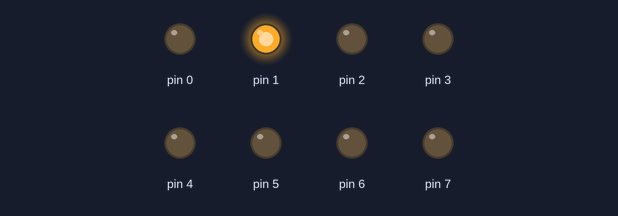
Bench run of a sketch on a simulated Arduino Uno, built with avr-gcc and run on an emulated ATmega328P. On the bench: output pins drawn as LEDs (lit = HIGH).

Above: at 0.05 s.
Timing chart, 0 to 3.0 s (numbered marks = the images above):
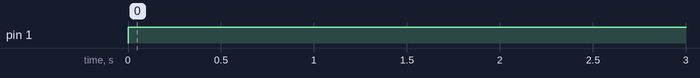

Measured:
- by itself, pin 1: LOW → HIGH at 0.00 s

The sketch:

led_shift.ino
```cpp
void setup(){
    DDRD |= 0xFF;
}

void loop(){
    PORTD |= 0X02;
    for (int i = 0; i < 4; i++) {
        PORTD<<1;
        delay(500);
    }
    PORTD &= 0xF0;
}
```
